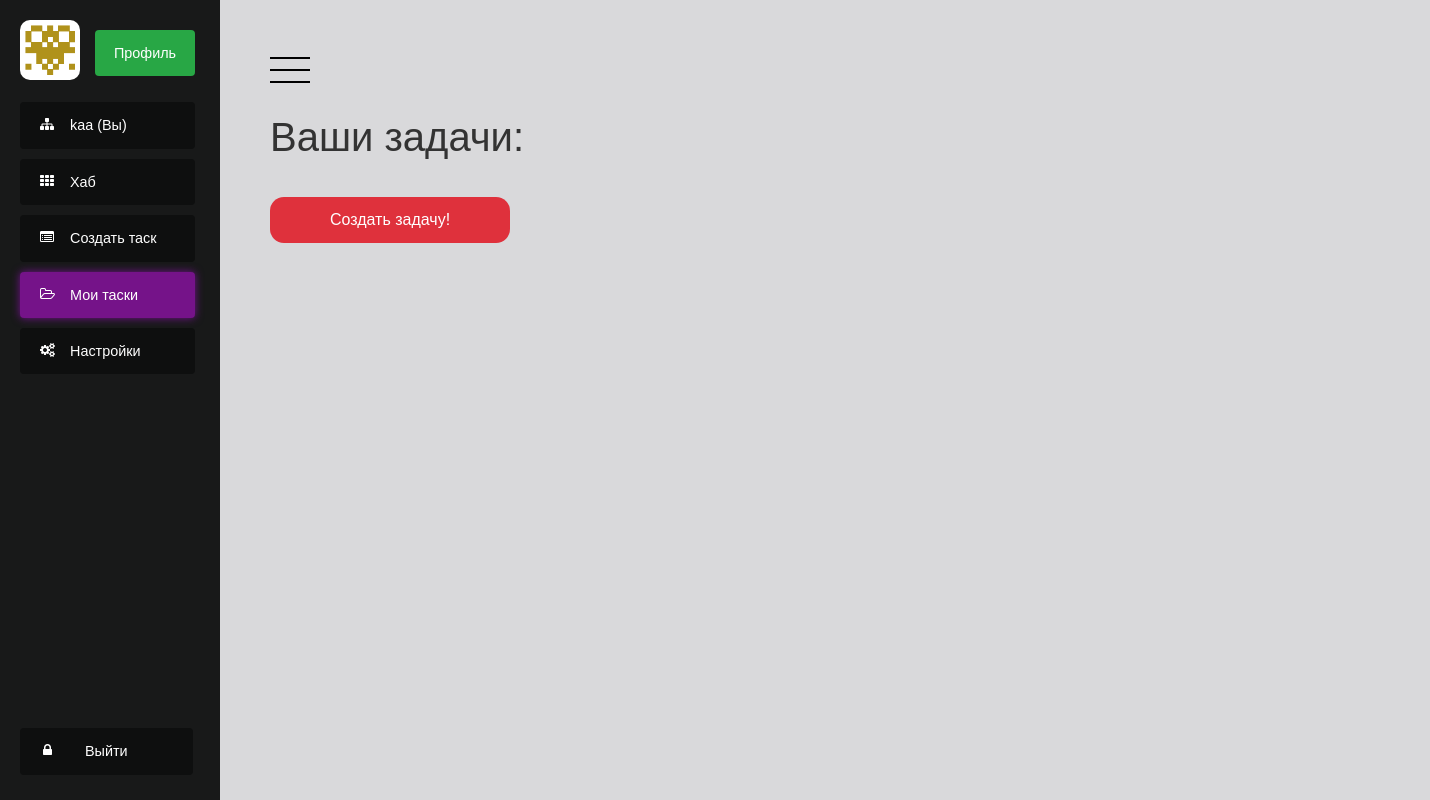
Page /tasks (signed in) on the earlier database version.
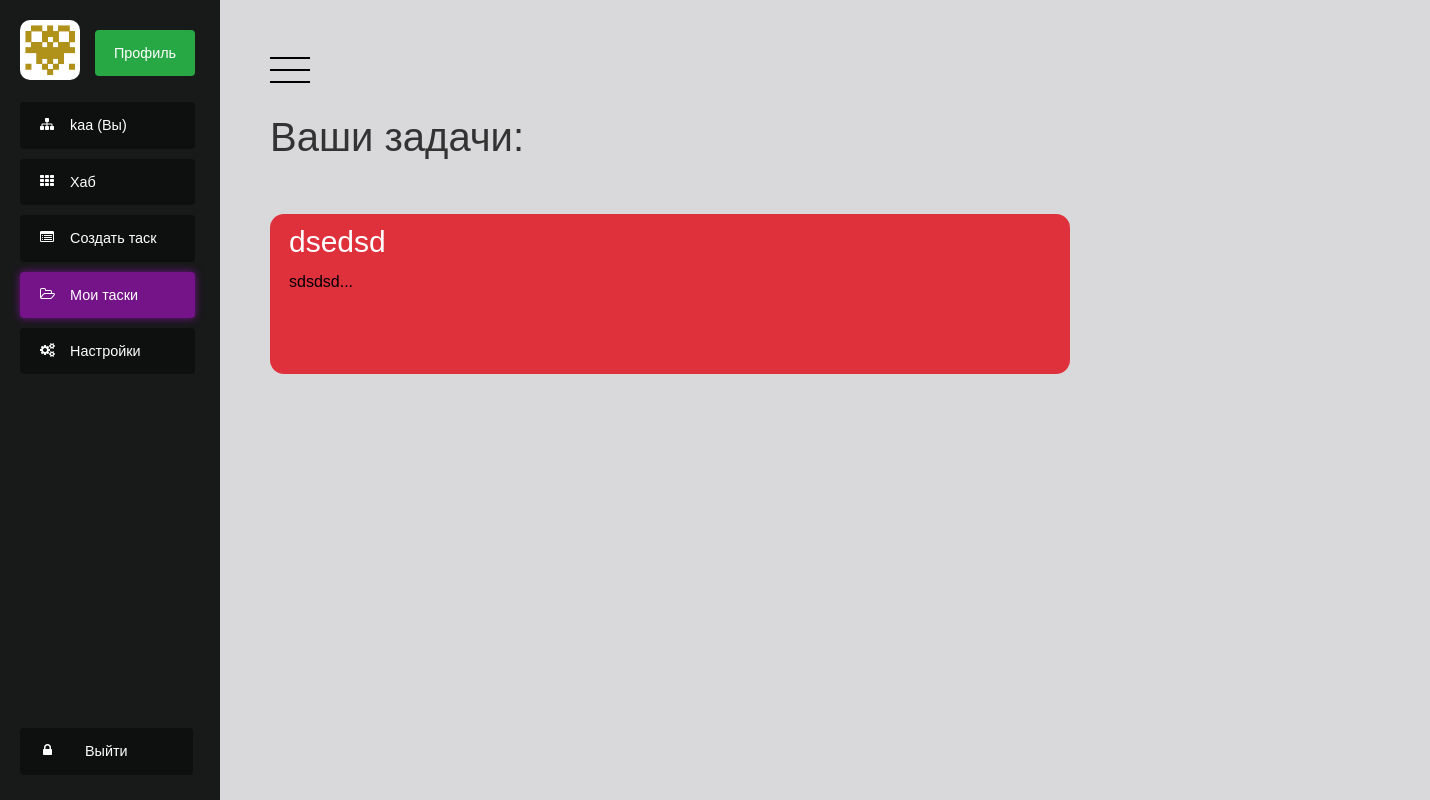
Same page on the later database version.
### codev_app/models.py (models this page shows, shortened)
class User(AbstractBaseUser):
    email = models.EmailField(_('email'), unique=True)
    first_name = models.CharField(_('name'), max_length=30, blank=True)
    last_name = models.CharField(_('surname'), max_length=30, blank=True)
    nickname = models.CharField(max_length=30, unique=True)
    bio = models.TextField(max_length=500, blank=True)
    location = models.CharField(max_length=30, blank=True)
    date_joined = models.DateTimeField(_('registered'), auto_now_add=True)
    is_active = models.BooleanField(_('is_active'), default=True)
    avatar = models.ImageField(upload_to='users/avatars/', null=True, blank=True)
    is_superuser = models.BooleanField(default=False)
    objects = UserManager()
    USERNAME_FIELD = 'nickname'
    REQUIRED_FIELDS = [first_name, last_name, nickname, email]
    class Meta:
        verbose_name = _('user')
        verbose_name_plural = _('users')

class Task(models.Model):
    idea = models.CharField(max_length=200)
    body = models.TextField(max_length=10000)
    creation_date = models.DateTimeField(default=datetime.datetime.now())
    author = models.ForeignKey(to=User, blank=True, on_delete=models.CASCADE, null=True)

### codev_app/views.py (the view)
# urls.py: path('tasks', my_tasks),
def my_tasks(request):
    context = get_context(request, 'tasks')
    tasks = Task.objects.filter(author=request.user)
    for t in range(len(tasks)):
        tasks[t].body = tasks[t].body[0:2000]
    context.update({'tasks': tasks, 'len':len(tasks)})
    return render(request, 'tasks.html', context)

### codev_app/views.py (called while the page is built)
def get_context(request, pagename):
    context = {
        'pagename': pagename,
        'user': request.user,
        'registerform': RegistrationForm(request.POST)
    }
    if request.user.is_authenticated:
        context.update({'avatar': request.user.avatar})
    return context

### templates/tasks.html (shortened to what this page needs)
<!DOCTYPE html>
<html lang="en">
<head>
    <link rel="stylesheet" type="text/css" href="/static/modern_style.css">
</head>
<body>
{% include 'patterns/modern_menu.html' %}
<h1>Ваши задачи:</h1>
{% if len == 0 %}
    <a href="/add_task"><button type="submit" class="edit-button" style="margin-top: 2.5em;">Создать задачу!</button></a>
{% endif %}
<ul class="tasks">
    {% for task in tasks %}
          <a href="/task/{{ task.id }}" style="width: 53em;"><div class="task">
          <h1>{{ task.idea }}</h1>
          <p>{{ task.body }}...</p>
           </div></a>
    {% endfor %}
</ul>
{% include 'patterns/modern_footer.html' %}
</html>

### templates/patterns/modern_menu.html (shortened to what this page needs)
<div class="wrapper">
  <div class="sidebar" style="position: fixed;">
    <ul class="nav">
      <img class="avatar" src="{{ MEDIA_URL }}{{ avatar }}">
       <li class="profile"><a class="profile-button" href = "/profile/{{ user }}"><p> Профиль </p></a></li>
       <li><a {% if pagename == 'profile' %}class="active"{% endif %} href = "/profile/{{ user }}"> {{ user }} (Вы) </a></li>
      <li><a {% if pagename == 'hab' %}class="active"{% endif %} href="/">Хаб</a></li>
      <li><a {% if pagename == 'make_task' %}class="active"{% endif %} href="/add_task">Создать таск</a></li>
      <li><a {% if pagename == 'tasks' %}class="active"{% endif %} href="/tasks">Мои таски</a></li>
      <li><a {% if pagename == 'settings' %}class="active"{% endif %}>Настройки</a></li>
      <li><a class="logout" href="/u/logout/">Выйти</a></li>
    </ul>
  </div>
  <div class="content isOpen">
          <a class="button">
      <svg xmlns="http://www.w3.org/2000/svg" viewBox="0 0 100 100">
        <line x1="0" y1="20" x2="100" y2="20" />
        <line x1="0" y1="50" x2="100" y2="50" />
        <line x1="0" y1="80" x2="100" y2="80" />
      </svg>
    </a>

### templates/patterns/modern_footer.html (shortened to what this page needs)
</div>
</div>
</body>

### static/modern_style.css (style rules this page uses)
*, *::before, *::after { margin: 0; padding: 0; box-sizing: border-box; }
a { text-decoration: none; }
html, body { height: 100%; width: 100%; font-family: 'Montserrat', sans-serif; -webkit-font-smoothing: antialiased; font-smoothing: antialiased; background-color: #2a313d; }
body { font: 500 .9rem/1 'Avenir Next', sans-serif; color: #333; background: rgb(45,48,58); }
.wrapper { display: flex; min-height: 100%; background-color: #181919; }
.sidebar { position: absolute; width: 220px; padding: 20px; }
.content { flex: 1; padding: 50px; background: #d9d9db; transform: translateX(0); transition: transform .3s; }
.content.isOpen { transform: translateX(220px); }
.button { cursor: pointer; }
.button svg { width: 40px; }
h1 { margin-top: 25px; font-size: 40px; font-weight: 400; }
.nav { list-style: none; }
.nav li a { background: #0e0f0f; margin-top: 10px; position: relative; display: block; margin-bottom: 5px; padding: 16px 0 16px 50px; color: #fff; border-radius: 4px; -webkit-transition-duration: 0.4s; transition-duration: 0.5s; transition: all .2s ease-in-out; cursor: pointer; }
.nav li a.logout { padding: 16px 65px 16px 65px; position: absolute; bottom: 1.4em; }
.nav li a.active { background-color: #751389; box-shadow: 0px 0px 8px #751390; }
.nav li a::before { font: 14px fontawesome; position: absolute; top: 15px; left: 20px; }
.nav li:nth-child(3) a::before { content: '\f0e8'; }
.nav li:nth-child(4) a::before { content: '\f00a'; }
.nav li:nth-child(5) a::before { content: '\f022'; }
.nav li:nth-child(6) a::before { content: '\f115'; }
.nav li:nth-child(7) a::before { content: '\f085'; }
.nav li:nth-child(8) a::before { content: '\f023'; left: 23px; }
.tasks { display: compact; margin-top: 30px; border-radius: 15px; background: transparent; min-height: 80px; padding-top: 1px; }
.tasks a { margin-top: 10px; color: black; float: left; }
.task h1 { margin-top: 1px; margin-bottom: 0.5em; font-size: 30px; text-align-all: left; float: left; }
.task p { margin-top: 3em; padding-bottom: 0.5em; text-align: left; color: black; overflow-wrap: break-spaces; }
.task { width: 50em; position: relative; min-height: 10em; text-align: center; background: #df313c; color: #fff; margin-top: 2%; margin-right: 100px; font-size: 16px; padding: 12px 19px; line-height: 1; border-color: transparent; border-radius: 14px; -webkit-transition-duration: 0.4s; transition-duration: 0.5s; transition: all .2s ease-in-out; cursor: pointer; z-index: 50; }
.avatar { margin-bottom: 10px; height: 60px; width: 60px; -webkit-border-radius: 10px; -moz-border-radius: 10px; border-radius: 10px; cursor: pointer; }
.profile { float: right; text-align-all: center; }
.wrapper .nav .profile a { width: 100px; text-align: center; float: left; }
.sidebar { height: 100%; width: 215px; text-align: left; float: left; }
.profile p { text-align: center; margin-left: -50px; }
.nav li a.profile-button { background-color: #28a745; }
:root { --gutterSm: 0.4rem; --gutterMd: 0.8rem; --gutterLg: 1.6rem; --gutterXl: 2.4rem; --gutterXx: 7.2rem; --colorPrimary400: #7e57c2; --colorPrimary600: #5e35b1; --colorPrimary800: #4527a0; --fontFamily: "Dosis", sans-serif; --fontSizeSm: 1.2rem; --fontSizeMd: 1.6rem; --fontSizeLg: 2.1rem; --fontSizeXl: 2.8rem; --fontSizeXx: 3.6rem; --lineHeightSm: 1.1; --lineHeightMd: 1.8; --transitionDuration: 300ms; --transitionTF: cubic-bezier(0.645, 0.045, 0.355, 1); --inputPaddingV: var(--gutterMd); --inputPaddingH: var(--gutterLg); --inputFontSize: var(--fontSizeLg); --inputLineHeight: var(--lineHeightMd); --labelScaleFactor: 0.8; --labelDefaultPosY: 50%; --labelTransformedPosY: calc( (var(--labelDefaultPosY)) - (var(--inputPaddingV) * var(--labelScaleFactor)) - (var(--inputFontSize) * var(--inputLineHeight)) ); --inputTransitionDuration: var(--transitionDuration); --inputTransitionTF: var(--transitionTF); }
*, *::before, *::after { box-sizing: border-box; }

Differences in the rows shown:
added Task: idea "dsedsd", body "sdsdsd"
Other differences:
text no longer shown: "Создать задачу!"
